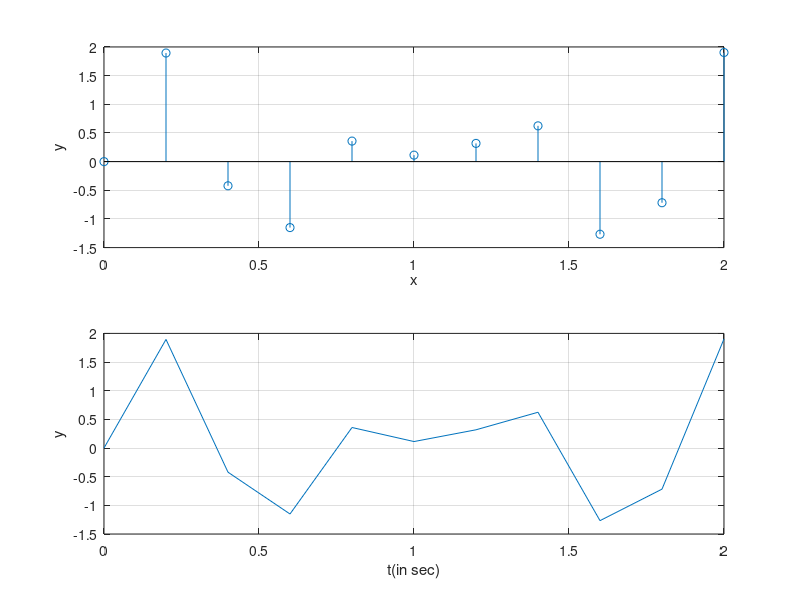

Reproduce this figure in MATLAB.
clc;
clear;
close all;
x=0:.2:2;
y=sin(7*x)+sin(10*x);
row=2;
col=1;
figure(1);
subplot(row,col,1);
stem(x,y);
grid on;
xlabel('x');
ylabel('y'); 
subplot(row,col,2);
plot(x,y);
grid on;
xlabel('t(in sec)');
ylabel('y');